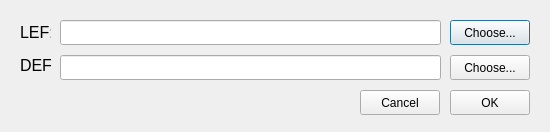
<?xml version="1.0" encoding="UTF-8"?>
<ui version="4.0">
 <class>DialogLefDef</class>
 <widget class="QDialog" name="DialogLefDef">
  <property name="geometry">
   <rect>
    <x>0</x>
    <y>0</y>
    <width>550</width>
    <height>132</height>
   </rect>
  </property>
  <property name="windowTitle">
   <string>Dialog</string>
  </property>
  <widget class="QLineEdit" name="lefLine">
   <property name="geometry">
    <rect>
     <x>60</x>
     <y>20</y>
     <width>381</width>
     <height>25</height>
    </rect>
   </property>
  </widget>
  <widget class="QLineEdit" name="defLine">
   <property name="geometry">
    <rect>
     <x>60</x>
     <y>55</y>
     <width>381</width>
     <height>25</height>
    </rect>
   </property>
  </widget>
  <widget class="QLabel" name="lef">
   <property name="geometry">
    <rect>
     <x>20</x>
     <y>18</y>
     <width>31</width>
     <height>30</height>
    </rect>
   </property>
   <property name="text">
    <string>&lt;html&gt;&lt;head/&gt;&lt;body&gt;&lt;p&gt;&lt;span style=&quot; font-size:12pt;&quot;&gt;LEF:&lt;/span&gt;&lt;/p&gt;&lt;/body&gt;&lt;/html&gt;</string>
   </property>
  </widget>
  <widget class="QLabel" name="def">
   <property name="geometry">
    <rect>
     <x>20</x>
     <y>55</y>
     <width>31</width>
     <height>21</height>
    </rect>
   </property>
   <property name="text">
    <string>&lt;html&gt;&lt;head/&gt;&lt;body&gt;&lt;p&gt;&lt;span style=&quot; font-size:12pt;&quot;&gt;DEF:&lt;/span&gt;&lt;/p&gt;&lt;/body&gt;&lt;/html&gt;</string>
   </property>
  </widget>
  <widget class="QPushButton" name="chooseLef">
   <property name="geometry">
    <rect>
     <x>450</x>
     <y>20</y>
     <width>80</width>
     <height>25</height>
    </rect>
   </property>
   <property name="text">
    <string>Choose...</string>
   </property>
  </widget>
  <widget class="QPushButton" name="chooseDef">
   <property name="geometry">
    <rect>
     <x>450</x>
     <y>55</y>
     <width>80</width>
     <height>25</height>
    </rect>
   </property>
   <property name="text">
    <string>Choose...</string>
   </property>
  </widget>
  <widget class="QPushButton" name="okButton">
   <property name="geometry">
    <rect>
     <x>450</x>
     <y>90</y>
     <width>80</width>
     <height>25</height>
    </rect>
   </property>
   <property name="text">
    <string>OK</string>
   </property>
  </widget>
  <widget class="QPushButton" name="cancelButton">
   <property name="geometry">
    <rect>
     <x>360</x>
     <y>90</y>
     <width>80</width>
     <height>25</height>
    </rect>
   </property>
   <property name="text">
    <string>Cancel</string>
   </property>
  </widget>
 </widget>
 <resources/>
 <connections/>
</ui>
